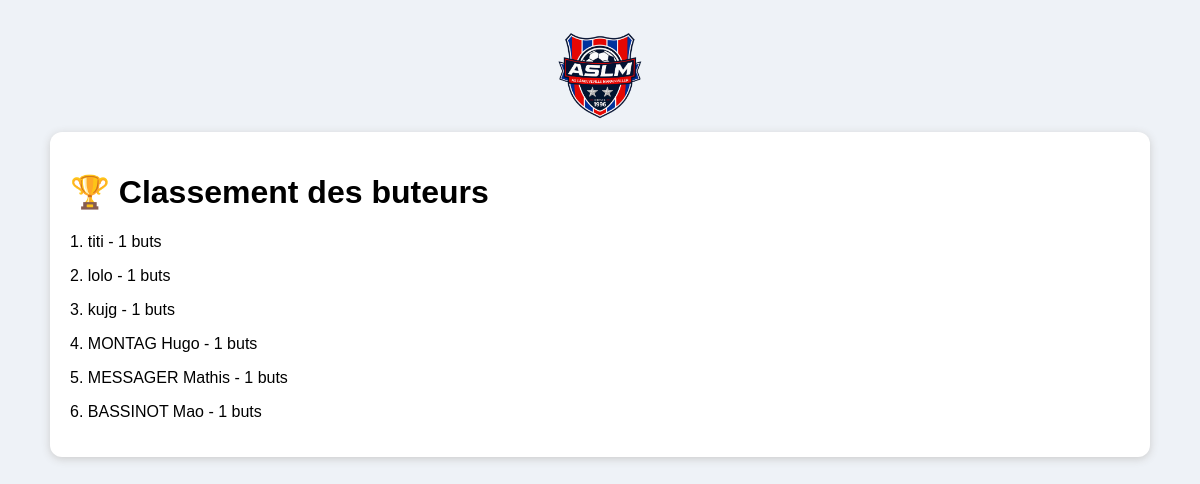
Before: /buteurs with the older database file.
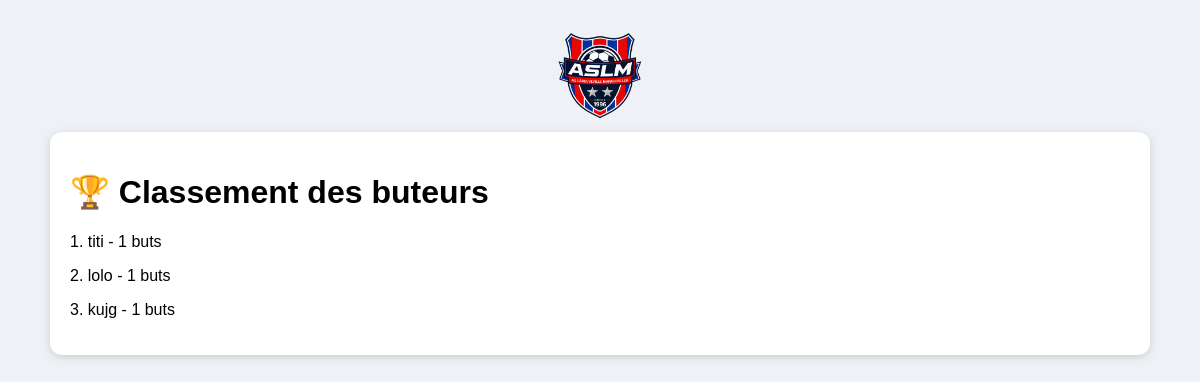
After: the same page with the newer database file.
### tables this page shows
CREATE TABLE buts(id INTEGER PRIMARY KEY AUTOINCREMENT,match_id INTEGER,minute TEXT,buteur TEXT);

### app.py (the view)
@app.route("/buteurs")
def buteurs():
    c = db()
    cur = c.cursor()
    cur.execute("""
        SELECT
            buteur,
            COUNT(*) as nb
        FROM buts
        GROUP BY buteur
        ORDER BY nb DESC
    """)
    rows = cur.fetchall()
    c.close()
    return render_template(
        "buteurs.html",
        rows=rows
    )

### app.py (called while the page is built)
def db():
    print("BASE SQLITE :", DB)
    return sqlite3.connect(DB)

### templates/buteurs.html
<html><head><meta charset='utf-8'><link rel='stylesheet' href='/static/style.css'></head><body><img class='logo' src='/static/logo_aslm.png'><div class='card'><h1>🏆 Classement des buteurs</h1>{% for r in rows %}<p>{{loop.index}}. {{r[0]}} - {{r[1]}} buts</p>{% endfor %}</div></body></html>

Changed rows visible on the page:
removed buts: buteur "MONTAG Hugo", r "1"
removed buts: buteur "MESSAGER Mathis", r "1"
removed buts: buteur "BASSINOT Mao", r "1"
